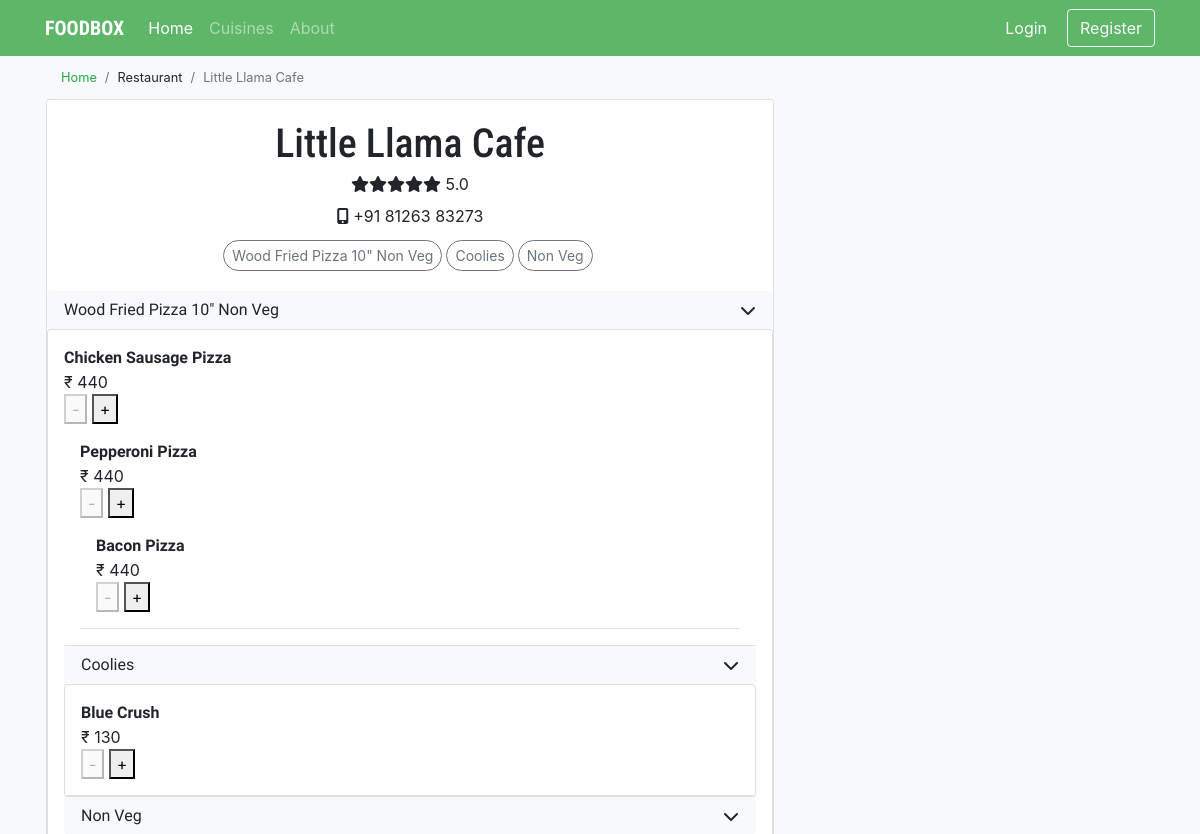
Page /restaurant/1 (upper part) on the earlier database version.
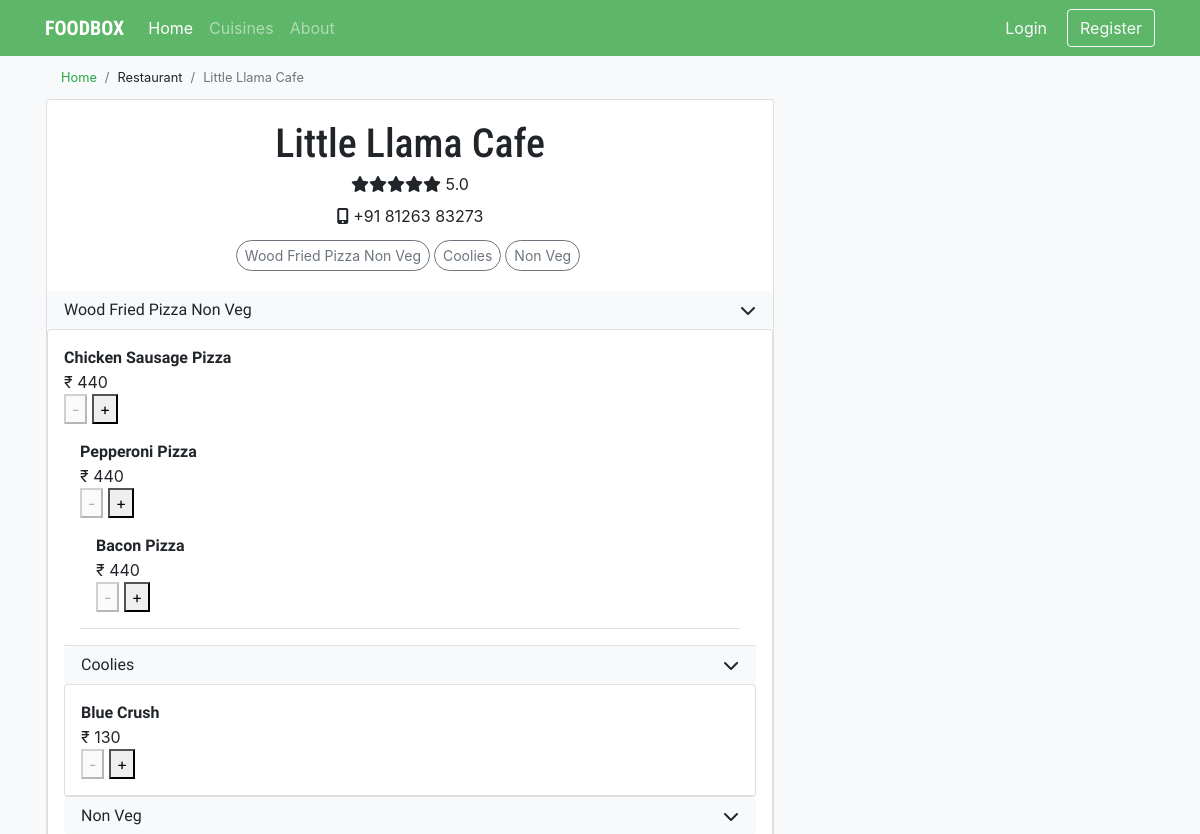
Same page on the later database version.
### food/models.py (models this page shows, shortened)
class Category(models.Model):
    restaurant = models.ForeignKey(Restaurant, on_delete=models.CASCADE, related_name='categories')
    name = models.CharField(max_length=50)

### food/views.py (the view)
# urls.py: path("restaurant/<int:restaurantId>", views.restaurant, name='restaurant'),
def restaurant(request, restaurantId):
    try:
        restaurant = Restaurant.objects.get(pk=restaurantId)
    except Post.DoesNotExist:
        raise Http404("Post does not exist")
    context = {
        "restaurant": restaurant,
        "categories": restaurant.categories.all()
    }
    if request.user.is_authenticated:
        context['loggedIn'] = True
        try:
            currentOrder = Order.objects.get(user=request.user, restaurant=restaurant)
            context['currentOrder'] = currentOrder
        except:
            print('hi')
    else:
        context['loggedIn'] = False
    return render(request, "food/restaurant.html", context)

### food/templates/food/restaurant.html (shortened to what this page needs)
{% extends "food/base.html" %}
{% load static %}
{% block body %}
<nav aria-label="breadcrumb"><small>
  <ol class="breadcrumb my-0 bg-light">
    <li class="breadcrumb-item"><a href="{% url 'index' %}" class="text-success">Home</a></li>
    <li class="breadcrumb-item">Restaurant</li>
    <li class="breadcrumb-item active">{{ restaurant.name }}</li>
  </ol></small>
</nav>
<div class="row animate__animated animate__fadeIn">
  <div class="col-12 col-lg-8 px-0 px-lg-3 mb-4">
    <div class="card">
      <div class="card-body px-0 pb-0">
        <h1 class="card-title text-center mb-1" id="logo">{{ restaurant.name }}</h1>
        <div class="text-center mt-0 mb-2">
          <i class="fa fa-star" aria-hidden="true"></i><i class="fa fa-star" aria-hidden="true"></i><i class="fa fa-star" aria-hidden="true"></i><i class="fa fa-star" aria-hidden="true"></i><i class="fa fa-star" aria-hidden="true"></i> 5.0
        </div>
        <div class="text-center mb-2">
          <i class="fa fa-mobile" aria-hidden="true"></i> {{ restaurant.phone_number }}
        </div>
        <div class="text-center mb-3">
          {% for category in categories %}<a href="#{{ category.name }}" class="btn btn-sm btn-outline-secondary my-1 mr-1" style="border-radius:50px;">{{ category.name }}</a>{% endfor %}
        </div>
        {% for category in categories %}
          <button class="btn btn-light btn-md btn-block d-flex justify-content-between px-3" type="button" data-toggle="collapse" data-target="#{{ category.name|cut:' ' }}" aria-expanded="false" aria-controls="{{ category.name|cut:' ' }}">
            <p class="my-auto" id="f1">{{ category.name }}</p><i class="fa fa-chevron-down my-auto" aria-hidden="true"></i>
          </button>
          <div class="collapse show" id="{{ category.name|cut:' ' }}">
            <div class="card card-body p-0">
              {% for menu in category.menu.all %}
                <div class="border-bottom px-3 py-3">
                  <p class="font-weight-bold my-auto" id="f1">{{ menu.name }}</p>
                  <p class="my-auto">&#8377; {{ menu.price }}</p>
                  <button class="remove-order-button" data-id="0" disabled>-</button>
                  <button class="add-order-button" data-id="{{ menu.id }}" data-restaurantid="{{ restaurant.id }}">+</button>
{% endfor %}
            </div>
          </div>
          {% endfor %}
      </div>
    </div>
  </div>
</div>
{% endblock %}

Differences in the rows shown:
changed Category: name "Wood Fried Pizza 10\" Non Veg" → "Wood Fried Pizza Non Veg"
